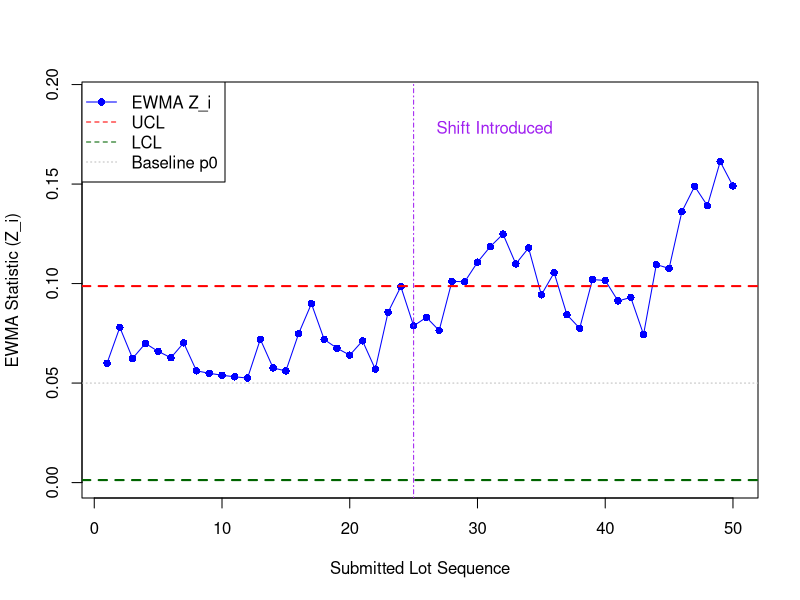

The R script that drew this image:

setwd("C:\\Users\\Dr. O. J. Obulezi\\Documents\\R projects\\hard-truncated EMWA")
# ==============================================================================
# Step 1: Theoretical Grid Optimization for Hard-Truncated Group Sampling
# ==============================================================================

# --- 1. Input Parameters ---
alpha <- 0.05    # Maximum Producer Risk (e.g., 5%)
beta  <- 0.10    # Maximum Consumer Risk (e.g., 10%)
r1    <- 1.0     # Unacceptable Quality Ratio (M1/M0)
r2    <- 2.0     # Acceptable Quality Ratio (M2/M0)
d0    <- 1.0     # Test termination ratio (t0/M0)
w     <- 1.5     # Weibull shape parameter
K     <- 3       # Truncation depth

# --- 2. Calculate Item Unreliability (p1 and p2) ---
# Unreliability (failure probability) under Weibull distribution (Eq. 19 & 20)
p1 <- 1 - exp(-log(2) * (d0)^w)       # Defect rate at unacceptable quality
p2 <- 1 - exp(-log(2) * (d0 / r2)^w)  # Defect rate at acceptable quality

cat(sprintf("Target Unreliability p1 (Unacceptable): %.4f\n", p1))
cat(sprintf("Target Unreliability p2 (Acceptable):   %.4f\n\n", p2))

# --- 3. Single-Cycle Binomial/Multinomial Helper Functions ---
# Item failure probability within a tester of size r
calc_item_p <- function(p_lot, r) {
  # Probability that a single item fails before time t0
  return(p_lot)
}

# Probability of a group tester failing location limit (c)
calc_pg <- function(p_lot, r, c_limit) {
  # P(Y > c_limit) where Y ~ Binomial(r, p_lot)
  return(1 - pbinom(c_limit, size = r, prob = p_lot))
}

# Compute single-cycle Pa, Pr, and Pi (Eq. 8, 9, 10)
calc_single_cycle <- function(g, r, c1, c2, d1, d2, p_lot) {
  # Note: Under standard single-variable failure mapping:
  # Acceptance occurs when failure count <= c1
  # Rejection occurs when failure count > c2
  # Indecisive region occurs when c1 < failure count <= c2
  
  Pa <- pbinom(c1, size = g, prob = calc_pg(p_lot, r, c1))
  Pr <- 1 - pbinom(c2 - 1, size = g, prob = calc_pg(p_lot, r, c1))
  
  # Ensure valid probability bounds
  Pa <- max(0, min(1, Pa))
  Pr <- max(0, min(1, Pr))
  
  # If Pa + Pr > 1 due to boundary definitions, constrain them
  if (Pa + Pr > 1) {
    Pr <- 1 - Pa
  }
  
  Pi <- 1 - Pa - Pr
  return(list(Pa = Pa, Pr = Pr, Pi = Pi))
}

# --- 4. Theorems 2.1 & 2.3: Closed-Form Truncated OC and ASN ---
calc_metrics <- function(Pa, Pr, K, g, r) {
  Pi <- 1 - Pa - Pr
  
  if (abs(Pi - 1) < 1e-8) {
    P_accept <- Pa * K
    ASN      <- (g * r) * K
  } else if (abs(Pi) < 1e-8) {
    P_accept <- Pa
    ASN      <- (g * r)
  } else {
    # Theorem 2.1: Exact Finite K-Truncated OC
    P_accept <- Pa * (1 - Pi^K) / (1 - Pi)
    # Theorem 2.3: Exact Finite K-Truncated ASN
    ASN      <- (g * r) * (1 - Pi^K) / (1 - Pi)
  }
  
  return(c(P_accept = P_accept, ASN = ASN))
}

# --- 5. Grid Search Optimization Routine ---
best_asn <- Inf
best_plan <- NULL

cat("Running Grid Search Optimization...\n")

# Bounded parameter search space
for (g in 2:15) {
  for (r in 2:10) {
    for (c1 in 0:(g - 1)) {
      for (c2 in (c1 + 1):g) {
        
        # Simplify dispersion boundaries for grid search mapping
        d1 <- c1
        d2 <- c2
        
        # --- Evaluate Consumer Risk at p1 ---
        cycle_p1 <- calc_single_cycle(g, r, c1, c2, d1, d2, p1)
        res_p1   <- calc_metrics(cycle_p1$Pa, cycle_p1$Pr, K, g, r)
        
        # Check Consumer Risk Constraint: P_accept(p1) <= beta
        if (res_p1["P_accept"] > beta) next
        
        # --- Evaluate Producer Risk at p2 ---
        cycle_p2 <- calc_single_cycle(g, r, c1, c2, d1, d2, p2)
        res_p2   <- calc_metrics(cycle_p2$Pa, cycle_p2$Pr, K, g, r)
        
        # Check Producer Risk Constraint: P_accept(p2) >= 1 - alpha
        if (res_p2["P_accept"] < (1 - alpha)) next
        
        # --- Select Plan with Minimal ASN(p1) ---
        current_asn <- res_p1["ASN"]
        
        if (current_asn < best_asn) {
          best_asn  <- current_asn
          best_plan <- data.frame(
            g         = g,
            r         = r,
            c1        = c1,
            c2        = c2,
            n_initial = g * r,
            ASN_p1    = round(res_p1["ASN"], 2),
            P_acc_p2  = round(res_p2["P_accept"], 4),
            P_acc_p1  = round(res_p1["P_accept"], 4)
          )
        } else if (abs(current_asn - best_asn) < 1e-5) {
          # Tie-breaking rule: pick smaller initial group size g
          if (g < best_plan$g) {
            best_plan <- data.frame(
              g         = g,
              r         = r,
              c1        = c1,
              c2        = c2,
              n_initial = g * r,
              ASN_p1    = round(res_p1["ASN"], 2),
              P_acc_p2  = round(res_p2["P_accept"], 4),
              P_acc_p1  = round(res_p1["P_accept"], 4)
            )
          }
        }
        
      }
    }
  }
}

# --- 6. Display Optimal Plan Results ---
cat("\n======================================================\n")
cat("            OPTIMAL SAMPLING PLAN RESULTS             \n")
cat("======================================================\n")
if (!is.null(best_plan)) {
  print(best_plan, row.names = FALSE)
} else {
  cat("No valid plan found within the given parameter ranges.\n")
}

# ==============================================================================
# Step 2: Monte Carlo Simulation & EWMA Process Monitoring
# ==============================================================================

set.seed(42)

# --- 1. Simulation Parameters ---
N_lots  <- 50       # Total submitted lots in sequence
shift_lot <- 25     # Lot number where process drift occurs
p_base  <- 0.05     # Baseline in-control defect rate (p0)
p_shift <- 0.10     # Out-of-control defect rate after drift (Delta p = +0.05)

# Optimal plan parameters from Step 1
g        <- 5
r        <- 4
n_sample <- g * r   # Nominal stage sample size (n = 20)
K_base   <- 3       # Normal truncation depth
K_max    <- 4       # Expanded truncation depth

# EWMA Control Parameters (Table 4 settings)
lambda <- 0.20
L      <- 3.0
Z0     <- p_base

# --- 2. Calculate Asymptotic EWMA Control Limits (Eq. 12) ---
sigma_Z <- sqrt((p_base * (1 - p_base) / n_sample) * (lambda / (2 - lambda)))
UCL     <- p_base + L * sigma_Z
LCL     <- max(0, p_base - L * sigma_Z)

cat(sprintf("EWMA Control Limits -> LCL: %.4f | UCL: %.4f\n\n", LCL, UCL))

# --- 3. Run Sequential Lot Simulation ---
Z          <- numeric(N_lots)
p_true     <- numeric(N_lots)
K_applied  <- numeric(N_lots)
p_hat      <- numeric(N_lots)
state      <- character(N_lots)

Z_prev <- Z0

for (i in 1:N_lots) {
  # Define true defect rate for current lot
  p_current <- if (i < shift_lot) p_base else p_shift
  p_true[i] <- p_current
  
  # Determine Adaptive Truncation Depth (K_i) based on previous Z_{i-1}
  if (i == 1) {
    K_curr <- K_base
  } else if (Z_prev > UCL) {
    K_curr <- 1         # State 3: Hard stop due to out-of-control signal
  } else if (Z_prev < LCL) {
    K_curr <- K_max       # State 1: In-control high quality
  } else {
    K_curr <- K_base      # State 2: Normal operation
  }
  K_applied[i] <- K_curr
  
  # Simulate group testing inspection to obtain sample failure fraction (p_hat)
  # Total items inspected in single stage = g * r
  failures  <- rbinom(1, size = n_sample, prob = p_current)
  p_hat[i]  <- failures / n_sample
  
  # Update EWMA Tracking Statistic (Eq. 11)
  Z[i]   <- lambda * p_hat[i] + (1 - lambda) * Z_prev
  
  # Record Process State
  if (Z[i] > UCL) {
    state[i] <- "State 3 (Shift Detected -> K=1)"
    # Optional reset after action: Z_prev <- p_base
    Z_prev <- Z[i]
  } else if (Z[i] < LCL) {
    state[i] <- "State 1 (High Quality -> K_max)"
    Z_prev <- Z[i]
  } else {
    state[i] <- "State 2 (Normal -> K_base)"
    Z_prev <- Z[i]
  }
}

# --- 4. Summarize Simulation Results ---
sim_results <- data.frame(
  Lot       = 1:N_lots,
  True_p    = p_true,
  p_hat     = round(p_hat, 4),
  EWMA_Z    = round(Z, 4),
  Applied_K = K_applied,
  State     = state
)

cat("First 10 Lots (In-Control Phase):\n")
print(head(sim_results, 10))

cat("\nLots Around Process Shift (Lots 22-32):\n")
print(sim_results[22:32, ])
windows()
# --- 5. Plot EWMA Tracking Chart ---
plot(1:N_lots, Z, type = "o", col = "blue", pch = 16,
     ylim = c(0, max(Z, UCL) * 1.2),
     xlab = "Submitted Lot Sequence", ylab = "EWMA Statistic (Z_i)",
     main = "")

abline(h = UCL, col = "red", lty = 2, lwd = 2)
abline(h = LCL, col = "darkgreen", lty = 2, lwd = 2)
abline(h = p_base, col = "gray", lty = 3)
abline(v = shift_lot, col = "purple", lty = 4)
text(shift_lot + 1, max(Z)*1.1, "Shift Introduced", pos = 4, col = "purple")
legend("topleft", legend = c("EWMA Z_i", "UCL", "LCL", "Baseline p0"),
       col = c("blue", "red", "darkgreen", "gray"), lty = c(1, 2, 2, 3), pch = c(16, NA, NA, NA))

# ==============================================================================
# Step 3: Empirical ARL Performance Benchmarking (10,000 Monte Carlo Runs)
# ==============================================================================

set.seed(123)

# System Setup
g <- 5; r <- 4; n_sample <- g * r
lambda <- 0.20; L <- 3.0; p0 <- 0.05
sigma_Z <- sqrt((p0 * (1 - p0) / n_sample) * (lambda / (2 - lambda)))
UCL <- p0 + L * sigma_Z
LCL <- max(0, p0 - L * sigma_Z)

# Vector of process shifts (Delta p) matching Table 4 in the paper
shifts <- c(0.00, 0.01, 0.03, 0.05)
N_sims <- 10000
max_lots <- 2000

arl_results <- data.frame(Shift = character(), Incoming_p = numeric(), 
                          ARL = numeric(), State_Trigger = character())

cat("Running 10,000 Monte Carlo Simulations per shift level...\n\n")

for (delta in shifts) {
  p_test <- p0 + delta
  rl_vec <- numeric(N_sims)
  
  for (s in 1:N_sims) {
    Z_prev <- p0
    run_length <- 0
    
    repeat {
      run_length <- run_length + 1
      failures <- rbinom(1, size = n_sample, prob = p_test)
      p_hat <- failures / n_sample
      Z_curr <- lambda * p_hat + (1 - lambda) * Z_prev
      
      # Stop run when process shift is detected
      if (Z_curr > UCL || run_length >= max_lots) {
        rl_vec[s] <- run_length
        break
      }
      Z_prev <- Z_curr
    }
  }
  
  mean_arl <- mean(rl_vec)
  state_action <- if (delta == 0) "State 2 (In-Control)" else "State 3 (Hard Stop K=1)"
  
  arl_results <- rbind(arl_results, data.frame(
    Shift         = sprintf("+%.2f", delta),
    Incoming_p    = p_test,
    ARL           = round(mean_arl, 1),
    State_Trigger = state_action
  ))
}

cat("======================================================\n")
cat("      EWMA CONTROLLER ARL PERFORMANCE BENCHMARK        \n")
cat("======================================================\n")
print(arl_results, row.names = FALSE)
